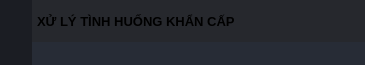
        <widget class="QFrame" name="frame_top">
         <property name="minimumSize">
          <size>
           <width>0</width>
           <height>65</height>
          </size>
         </property>
         <property name="maximumSize">
          <size>
           <width>16777215</width>
           <height>65</height>
          </size>
         </property>
         <property name="styleSheet">
          <string notr="true">background-color: transparent;</string>
         </property>
         <property name="frameShape">
          <enum>QFrame::NoFrame</enum>
         </property>
         <property name="frameShadow">
          <enum>QFrame::Raised</enum>
         </property>
         <layout class="QHBoxLayout" name="horizontalLayout_3">
          <property name="spacing">
           <number>0</number>
          </property>
          <property name="leftMargin">
           <number>0</number>
          </property>
          <property name="topMargin">
           <number>0</number>
          </property>
          <property name="rightMargin">
           <number>0</number>
          </property>
          <property name="bottomMargin">
           <number>0</number>
          </property>
          <item>
           <widget class="QFrame" name="frame_toggle">
            <property name="maximumSize">
             <size>
              <width>70</width>
              <height>16777215</height>
             </size>
            </property>
            <property name="styleSheet">
             <string notr="true">background-color: rgb(27, 29, 35);</string>
            </property>
            <property name="frameShape">
             <enum>QFrame::NoFrame</enum>
            </property>
            <property name="frameShadow">
             <enum>QFrame::Raised</enum>
            </property>
            <layout class="QVBoxLayout" name="verticalLayout_3">
             <property name="spacing">
              <number>0</number>
             </property>
             <property name="leftMargin">
              <number>0</number>
             </property>
             <property name="topMargin">
              <number>0</number>
             </property>
             <property name="rightMargin">
              <number>0</number>
             </property>
             <property name="bottomMargin">
              <number>0</number>
             </property>
             <item>
              <widget class="QPushButton" name="btn_toggle_menu">
               <property name="sizePolicy">
                <sizepolicy hsizetype="Expanding" vsizetype="Expanding">
                 <horstretch>0</horstretch>
                 <verstretch>0</verstretch>
                </sizepolicy>
               </property>
               <property name="styleSheet">
                <string notr="true">QPushButton {
	background-image: url(:/24x24/icons/24x24/cil-menu.png);
	background-position: center;
	background-repeat: no-reperat;
	border: none;
	background-color: rgb(27, 29, 35);
}
QPushButton:hover {
	background-color: rgb(33, 37, 43);
}
QPushButton:pressed {	
	background-color: rgb(85, 170, 255);
}</string>
               </property>
               <property name="text">
                <string/>
               </property>
              </widget>
             </item>
            </layout>
           </widget>
          </item>
          <item>
           <widget class="QFrame" name="frame_top_right">
            <property name="styleSheet">
             <string notr="true">background: transparent;</string>
            </property>
            <property name="frameShape">
             <enum>QFrame::NoFrame</enum>
            </property>
            <property name="frameShadow">
             <enum>QFrame::Raised</enum>
            </property>
            <layout class="QVBoxLayout" name="verticalLayout_2">
             <property name="spacing">
              <number>0</number>
             </property>
             <property name="leftMargin">
              <number>0</number>
             </property>
             <property name="topMargin">
              <number>0</number>
             </property>
             <property name="rightMargin">
              <number>0</number>
             </property>
             <property name="bottomMargin">
              <number>0</number>
             </property>
             <item>
              <widget class="QFrame" name="frame_top_btns">
               <property name="maximumSize">
                <size>
                 <width>16777215</width>
                 <height>42</height>
                </size>
               </property>
               <property name="styleSheet">
                <string notr="true">background-color: rgba(27, 29, 35, 200)</string>
               </property>
               <property name="frameShape">
                <enum>QFrame::NoFrame</enum>
               </property>
               <property name="frameShadow">
                <enum>QFrame::Raised</enum>
               </property>
               <layout class="QHBoxLayout" name="horizontalLayout_4">
                <property name="spacing">
                 <number>0</number>
                </property>
                <property name="leftMargin">
                 <number>0</number>
                </property>
                <property name="topMargin">
                 <number>0</number>
                </property>
                <property name="rightMargin">
                 <number>0</number>
                </property>
                <property name="bottomMargin">
                 <number>0</number>
                </property>
                <item>
                 <widget class="QFrame" name="frame_label_top_btns">
                  <property name="sizePolicy">
                   <sizepolicy hsizetype="Expanding" vsizetype="Preferred">
                    <horstretch>0</horstretch>
                    <verstretch>0</verstretch>
                   </sizepolicy>
                  </property>
                  <property name="frameShape">
                   <enum>QFrame::NoFrame</enum>
                  </property>
                  <property name="frameShadow">
                   <enum>QFrame::Raised</enum>
                  </property>
                  <layout class="QHBoxLayout" name="horizontalLayout_10">
                   <property name="spacing">
                    <number>0</number>
                   </property>
                   <property name="leftMargin">
                    <number>5</number>
                   </property>
                   <property name="topMargin">
                    <number>0</number>
                   </property>
                   <property name="rightMargin">
                    <number>10</number>
                   </property>
                   <property name="bottomMargin">
                    <number>0</number>
                   </property>
                   <item>
                    <widget class="QLabel" name="label_title_bar_top">
                     <property name="font">
                      <font>
                       <family>Segoe UI</family>
                       <pointsize>10</pointsize>
                       <weight>75</weight>
                       <bold>true</bold>
                      </font>
                     </property>
                     <property name="styleSheet">
                      <string notr="true">background: transparent;
</string>
                     </property>
                     <property name="text">
                      <string>XỬ LÝ TÌNH HUỐNG KHẨN CẤP</string>
                     </property>
                    </widget>
                   </item>
                  </layout>
                 </widget>
                </item>
                <item alignment="Qt::AlignRight">
                 <widget class="QFrame" name="frame_btns_right">
                  <property name="sizePolicy">
                   <sizepolicy hsizetype="Expanding" vsizetype="Preferred">
                    <horstretch>0</horstretch>
                    <verstretch>0</verstretch>
                   </sizepolicy>
                  </property>
                  <property name="maximumSize">
                   <size>
                    <width>120</width>
                    <height>16777215</height>
                   </size>
                  </property>
                  <property name="frameShape">
                   <enum>QFrame::NoFrame</enum>
                  </property>
                  <property name="frameShadow">
                   <enum>QFrame::Raised</enum>
                  </property>
                  <layout class="QHBoxLayout" name="horizontalLayout_5">
                   <property name="spacing">
                    <number>0</number>
                   </property>
                   <property name="leftMargin">
                    <number>0</number>
                   </property>
                   <property name="topMargin">
                    <number>0</number>
                   </property>
                   <property name="rightMargin">
                    <number>0</number>
                   </property>
                   <property name="bottomMargin">
                    <number>0</number>
                   </property>
                   <item>
                    <widget class="QPushButton" name="btn_minimize">
                     <property name="sizePolicy">
                      <sizepolicy hsizetype="Minimum" vsizetype="Expanding">
                       <horstretch>0</horstretch>
                       <verstretch>0</verstretch>
                      </sizepolicy>
                     </property>
                     <property name="minimumSize">
                      <size>
                       <width>40</width>
                       <height>0</height>
                      </size>
                     </property>
                     <property name="maximumSize">
                      <size>
                       <width>40</width>
                       <height>16777215</height>
                      </size>
                     </property>
                     <property name="toolTip">
                      <string>Minimize</string>
                     </property>
                     <property name="styleSheet">
                      <string notr="true">QPushButton {	
	border: none;
	background-color: transparent;
}
QPushButton:hover {
	background-color: rgb(52, 59, 72);
}
QPushButton:pressed {	
	background-color: rgb(85, 170, 255);
}</string>
                     </property>
                     <property name="text">
                      <string/>
                     </property>
                     <property name="icon">
                      <iconset resource="files.qrc">
                       <normaloff>:/16x16/icons/16x16/cil-window-minimize.png</normaloff>:/16x16/icons/16x16/cil-window-minimize.png</iconset>
                     </property>
                    </widget>
                   </item>
                   <item>
                    <widget class="QPushButton" name="btn_maximize_restore">
                     <property name="sizePolicy">
                      <sizepolicy hsizetype="Minimum" vsizetype="Expanding">
                       <horstretch>0</horstretch>
                       <verstretch>0</verstretch>
                      </sizepolicy>
                     </property>
                     <property name="minimumSize">
                      <size>
                       <width>40</width>
                       <height>0</height>
                      </size>
                     </property>
                     <property name="maximumSize">
                      <size>
                       <width>40</width>
                       <height>16777215</height>
                      </size>
                     </property>
                     <property name="toolTip">
                      <string>Maximize</string>
                     </property>
                     <property name="styleSheet">
                      <string notr="true">QPushButton {	
	border: none;
	background-color: transparent;
}
QPushButton:hover {
	background-color: rgb(52, 59, 72);
}
QPushButton:pressed {	
	background-color: rgb(85, 170, 255);
}</string>
                     </property>
                     <property name="text">
                      <string/>
                     </property>
                     <property name="icon">
                      <iconset resource="files.qrc">
                       <normaloff>:/16x16/icons/16x16/cil-window-maximize.png</normaloff>:/16x16/icons/16x16/cil-window-maximize.png</iconset>
                     </property>
                    </widget>
                   </item>
                   <item>
                    <widget class="QPushButton" name="btn_close">
                     <property name="sizePolicy">
                      <sizepolicy hsizetype="Minimum" vsizetype="Expanding">
                       <horstretch>0</horstretch>
                       <verstretch>0</verstretch>
                      </sizepolicy>
                     </property>
                     <property name="minimumSize">
                      <size>
                       <width>40</width>
                       <height>0</height>
                      </size>
                     </property>
                     <property name="maximumSize">
                      <size>
                       <width>40</width>
                       <height>16777215</height>
                      </size>
                     </property>
                     <property name="toolTip">
                      <string>Close</string>
                     </property>
                     <property name="styleSheet">
                      <string notr="true">QPushButton {	
	border: none;
	background-color: transparent;
}
QPushButton:hover {
	background-color: rgb(52, 59, 72);
}
QPushButton:pressed {	
	background-color: rgb(85, 170, 255);
}</string>
                     </property>
                     <property name="text">
                      <string/>
                     </property>
                     <property name="icon">
                      <iconset resource="files.qrc">
                       <normaloff>:/16x16/icons/16x16/cil-x.png</normaloff>:/16x16/icons/16x16/cil-x.png</iconset>
                     </property>
                    </widget>
                   </item>
                  </layout>
                 </widget>
                </item>
               </layout>
              </widget>
             </item>
             <item>
              <widget class="QFrame" name="frame_top_info">
               <property name="maximumSize">
                <size>
                 <width>16777215</width>
                 <height>65</height>
                </size>
               </property>
               <property name="styleSheet">
                <string notr="true">background-color: rgb(39, 44, 54);</string>
               </property>
               <property name="frameShape">
                <enum>QFrame::NoFrame</enum>
               </property>
               <property name="frameShadow">
                <enum>QFrame::Raised</enum>
               </property>
               <layout class="QHBoxLayout" name="horizontalLayout_8">
                <property name="spacing">
                 <number>0</number>
                </property>
                <property name="leftMargin">
                 <number>10</number>
                </property>
                <property name="topMargin">
                 <number>0</number>
                </property>
                <property name="rightMargin">
                 <number>10</number>
                </property>
                <property name="bottomMargin">
                 <number>0</number>
                </property>
                <item>
                 <widget class="QLabel" name="label_top_info_1">
                  <property name="maximumSize">
                   <size>
                    <width>16777215</width>
                    <height>15</height>
                   </size>
                  </property>
                  <property name="font">
                   <font>
                    <family>Segoe UI</family>
                   </font>
                  </property>
                  <property name="styleSheet">
                   <string notr="true">color: rgb(98, 103, 111); </string>
                  </property>
                  <property name="text">
                   <string/>
                  </property>
                 </widget>
                </item>
               </layout>
              </widget>
             </item>
            </layout>
           </widget>
          </item>
         </layout>
        </widget>
